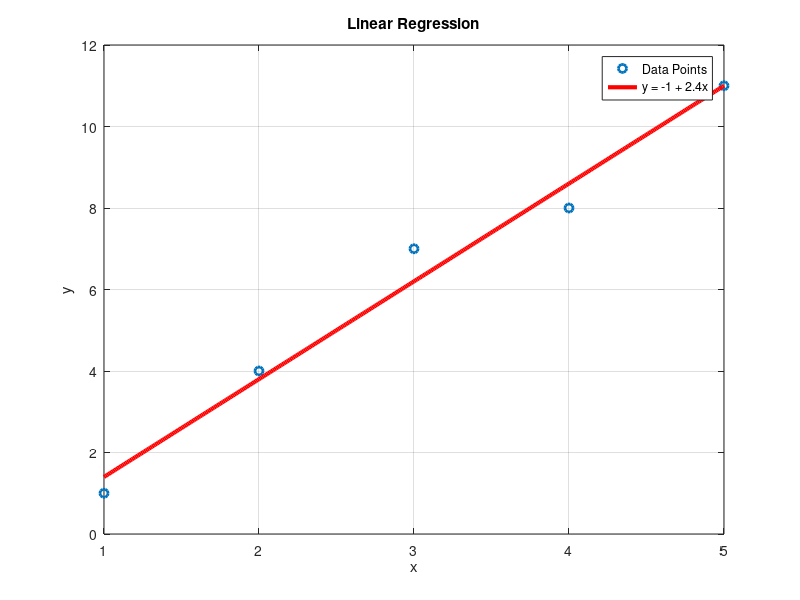
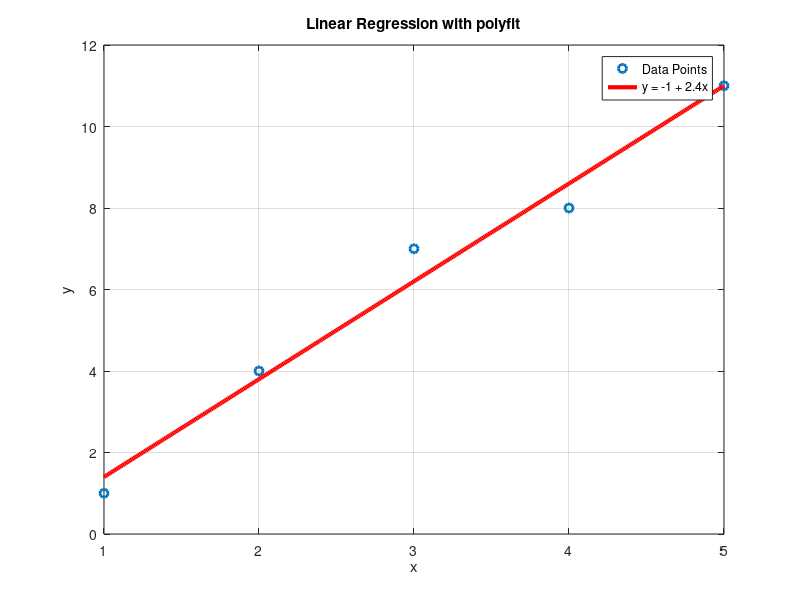

The MATLAB script that drew these images, in order:
% Define data points
x = [1, 2, 3, 4, 5];
y = [1, 4, 7, 8, 11];

% Calculate the coefficients
n = length(x);
sum_xi = sum(x);
sum_yi = sum(y);
sum_xi2 = sum(x.^2);
sum_xiyi = sum(x.*y);

A = [n, sum_xi; sum_xi, sum_xi2];
b = [sum_yi; sum_xiyi];

r = inv(A) * b;  % Coefficients of the linear regression a0 and a1

a0 = r(1);
a1 = r(2);

% Calculate the points of the line using the coefficients
x_aux = x(1):0.01:x(end);
y_aux = a0 + a1 * x_aux;

% Plot the data points and the line
figure;
plot(x, y, 'o', 'LineWidth', 2);
grid on;
hold on;
plot(x_aux, y_aux, 'r', 'LineWidth', 3);
title('Linear Regression');
xlabel('x');
ylabel('y');
legend('Data Points', ['y = ' num2str(a0) ' + ' num2str(a1) 'x'], 'Location', 'best');

% Calculate the coefficient of determination (R-squared)
mean_y = mean(y);
St = sum((y - mean_y).^2);
Sr = sum((y - a0 - a1*x).^2);
r2 = (St - Sr) / St;
r = sqrt(r2);  % Percentage of approximation to the overall data behavior

% Display the equation of the line
equation = ['y = ' num2str(a0) ' + ' num2str(a1) 'x'];
disp(equation);

% Fit the line using polyfit
p = polyfit(x, y, 1);
ap1 = p(1);
ap0 = p(2);

y_aux_poly = polyval(p, x_aux);

% Plot the data points and the line fitted using polyfit
figure;
plot(x, y, 'o', 'LineWidth', 2);
grid on;
hold on;
plot(x_aux, y_aux_poly, 'r', 'LineWidth', 3);
title('Linear Regression with polyfit');
xlabel('x');
ylabel('y');
legend('Data Points', ['y = ' num2str(ap0) ' + ' num2str(ap1) 'x'], 'Location', 'best');
